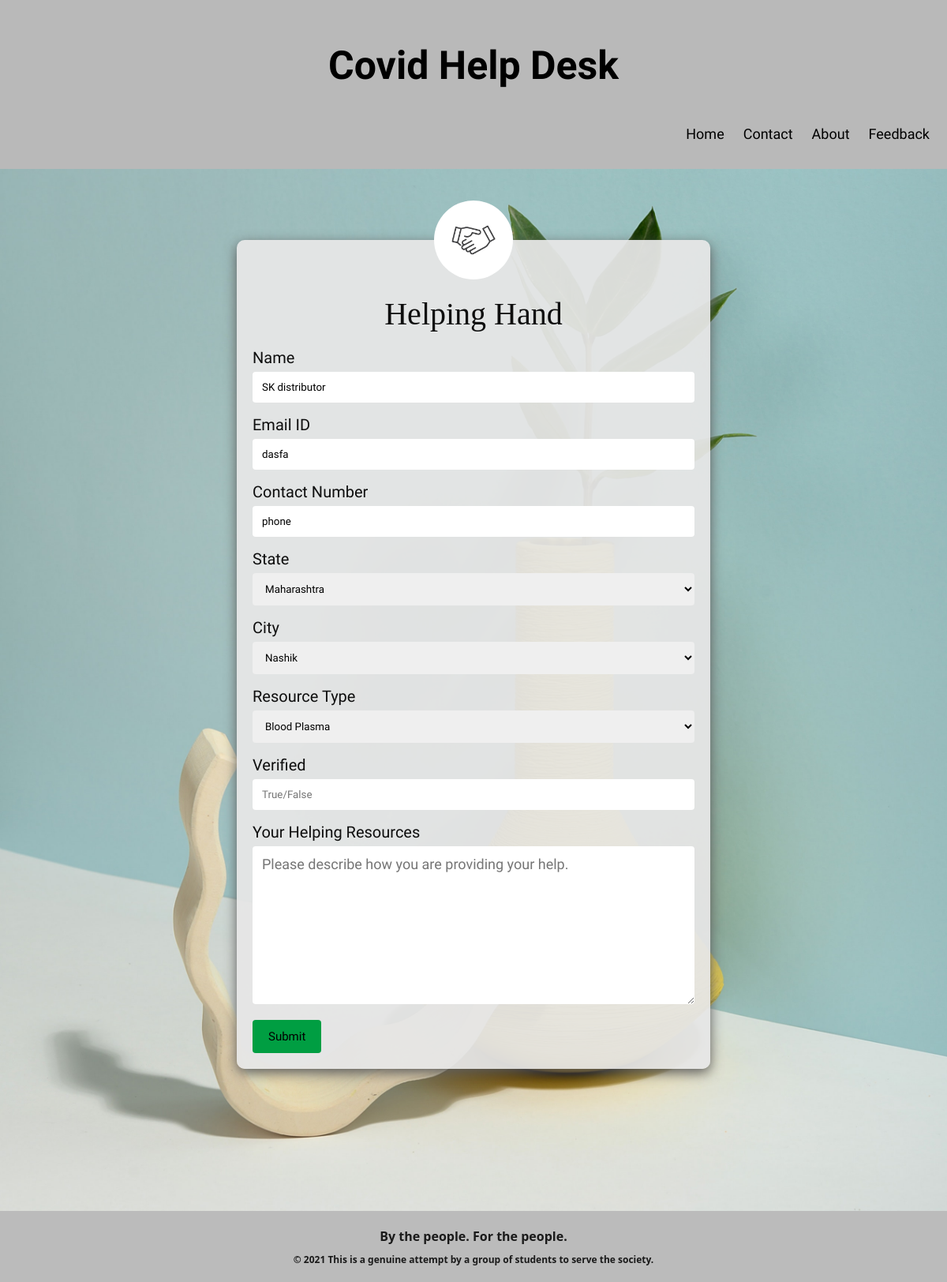
/editResource/1, run on an earlier commit of the app's database.
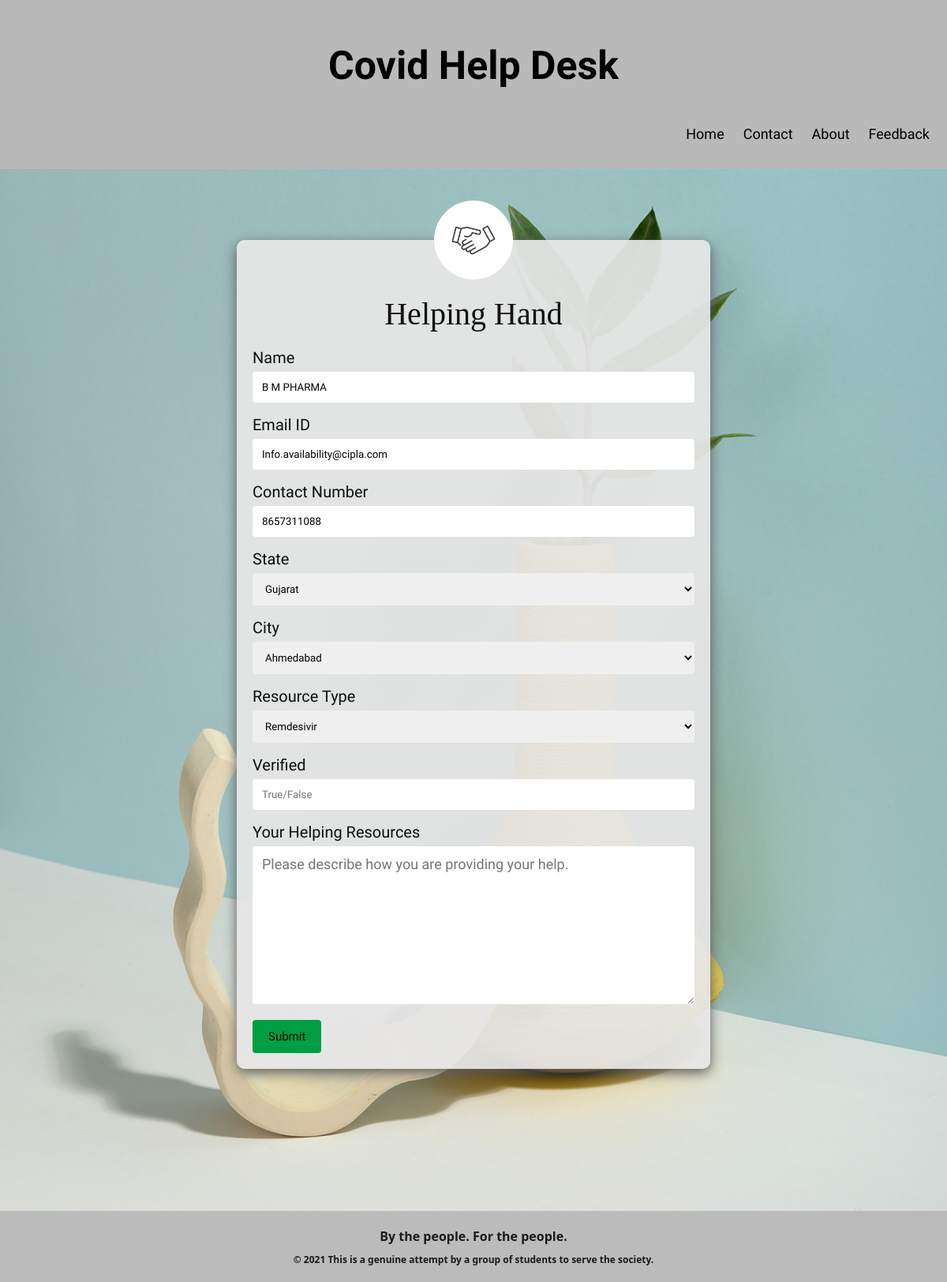
And on a later commit of the database.
### receiver/models.py (models this page shows, shortened)
class Resource(models.Model):
    contact_name = models.CharField(default='', max_length=200)
    email_id = models.CharField(default='', max_length=200)
    web_site = models.CharField(default='', max_length=200)
    phone = models.CharField(default='', max_length=200)
    state = models.ForeignKey(
        State, on_delete=models.SET_NULL, blank=True, null=True)
    city = models.ForeignKey(
        City, on_delete=models.SET_NULL, blank=True, null=True)
    resource_name = models.ForeignKey(
        Res_type, verbose_name="resc_type", on_delete=models.DO_NOTHING)
    description = models.CharField(max_length=200, blank=True, null=True)
    verified = models.BooleanField(default=False)
    created_at = models.DateField(default=timezone.now, auto_created=True)
    updated_at = models.DateField(auto_now=True)

class Res_type(models.Model):
    resource_name = models.CharField(max_length=50)
    more_info = models.CharField(
        default='', max_length=200, blank=True, null=True)
    def __str__(self):
        return self.resource_name

### receiver/views.py (the view)
# urls.py: path('editResource/<int:pk>', views.editResource, name='editResource'),
def editResource(request, pk):
    if request.method == "POST":
        res = Resource.objects.get(id=pk)
        hh = HelpForm(request.POST, instance=res)
        if hh.is_valid():
            hh.save()
            hhm = HelpForm()
            return render(request, 'editResource.html', {'hhm': hhm, 'msg': 'Help added!'})
        else:
            hhm = HelpForm()
            return render(request, 'editResource.html', {'hhm': hh, 'msg': 'Check for Errors!!!'})
    else:
        res = Resource.objects.get(id=pk)
        hhm = HelpForm(instance=res)
        name = res.contact_name
        email = res.email_id
        phone = res.phone
        verified = res.verified
        desc = res.description
        context = {
            'name': name,
            'hhm': hhm,
            'email': email,
            'phone': phone,
            'desc': desc,
        }
        return render(request, 'editResource.html', context)

### receiver/forms.py
class HelpForm(forms.ModelForm):
    class Meta:
        model = Resource
        fields = ['contact_name', 'email_id', 'web_site',
                  'phone', 'state', 'city', 'resource_name', 'verified', 'description']
    def __init__(self, *args, **kwargs):
        super().__init__(*args, **kwargs)
        self.fields['city'].queryset = City.objects.none()
        if 'state' in self.data:
            try:
                state_id = int(self.data.get('state'))
                self.fields['city'].queryset = City.objects.filter(
                    state_id=state_id).order_by('name')
            except (ValueError, TypeError):
                pass  # invalid input from the client; ignore and fallback to empty City queryset
        elif self.instance.pk:
            self.fields['city'].queryset = self.instance.state.city_set.order_by(
                'name')

### receiver/models.py (called while the page is built)
    def __str__(self):
        return self.name

    def __str__(self):
        return self.name

### receiver/templates/editResource.html (shortened to what this page needs)
{% extends 'base.html'%}
{% block content %}
{% load static %}
<link rel="stylesheet" href="{% static 'css/helpingHand.css' %}" type="text/css" />
<div class="container">
  <div class="imgdiv2">
    <img src="{% static 'images/hhicon.jpg' %}" alt="">
  </div>
  <div class="Title">Helping Hand</div>
  <form method="POST" id='helpH' data-cities-url="{% url 'ajax_load_cities' %}">
    <label for="fname">Name</label>
    <input type="text" id="fname" name="contact_name" placeholder="Enter your Full name" value="{{name}}" required>
    <label for="email_idn">Email ID</label>
    <input type="text" id="lname" name="email_id" placeholder="Enter your Email ID" value="{{email}}" required>
    <label for="phone">Contact Number</label>
    <input type="text" id="contact" name="phone" placeholder="Enter your contact number" value="{{ phone }}" required>
    <label for="state">State</label>
    {{ hhm.state }}
    <label for="city">City</label>
    {{ hhm.city }}
    <label for="res_type">Resource Type</label>
    {{ hhm.resource_name}}
    <label for="phone">Verified</label>
    <input type="text" id="verif" name="verified" placeholder="True/False" value="{{ verified }}" required>
    <label for="Your Helping Resources">Your Helping Resources</label>
    <textarea id="subject" name="description" placeholder="Please describe how you are providing your help. "
      style="height:200px" value="{{ desc }} "></textarea>
    <input type="submit" value="Submit">
  </form>
</div>
{% endblock %}

What changed in the data, as far as the page shows it:
changed Resource: contact_name "SK distributor" → "B M PHARMA"; email_id "dasfa" → "Info.availability@cipla.com"; phone "phone" → "8657311088"; state "Maharashtra" → "Gujarat"; city "Nashik" → "Ahmedabad"
computed for Res_type: resource_name "Blood Plasma" → "Remdesivir"
